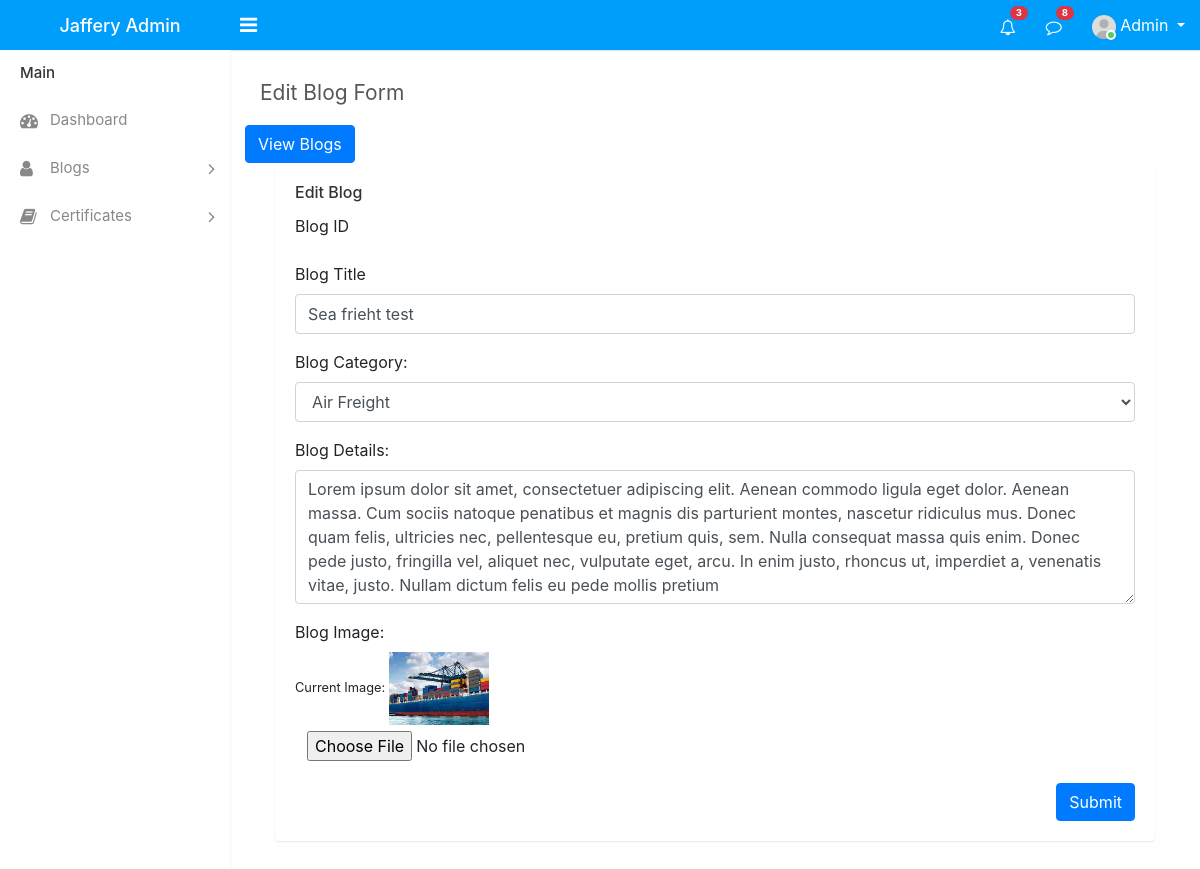
The app's page /admin/edit-blog.php?id=23 (signed in) with its own data.
### tables this page shows
CREATE TABLE `blogs` (
  `id` int(6) UNSIGNED NOT NULL,
  `category` varchar(50) NOT NULL,
  `title` varchar(255) NOT NULL,
  `description` text NOT NULL,
  `image` varchar(255) NOT NULL,
  `reg_date` timestamp NOT NULL DEFAULT current_timestamp() ON UPDATE current_timestamp()
);

### admin/edit-blog.php (the view, shortened to what this page needs)
<?php
$servername = "localhost:3307";
$username = "root";
$password = "123456";
$dbname = "admin_panel";
$conn = new mysqli($servername, $username, $password, $dbname);
if (isset($_GET['id'])) {
    $id = $_GET['id'];
    $sql = "SELECT * FROM blogs WHERE id=$id";
    $result = $conn->query($sql);
    $row = $result->fetch_assoc();
}
?>
<!DOCTYPE html>
<html lang="en">
<head>
    <link rel="stylesheet" type="text/css" href="assets-2/css/bootstrap.min.css">
    <link rel="stylesheet" type="text/css" href="assets-2/css/font-awesome.min.css">
    <link rel="stylesheet" type="text/css" href="assets-2/css/fullcalendar.min.css">
    <link rel="stylesheet" type="text/css" href="assets-2/css/dataTables.bootstrap4.min.css">
    <link rel="stylesheet" type="text/css" href="assets-2/css/select2.min.css">
    <link rel="stylesheet" type="text/css" href="assets-2/css/style.css">
    <link rel="stylesheet" href="https://maxcdn.bootstrapcdn.com/bootstrap/4.5.2/css/bootstrap.min.css">
</head>
<body>
    <div class="main-wrapper">
        <div class="header">
			<div class="header-left">
				<a href="index.php" class="logo">
					<span>Jaffery Admin</span>
				</a>
			</div>
			<a id="toggle_btn" href="javascript:void(0);"><i class="fa fa-bars"></i></a>
            <ul class="nav user-menu float-right">
                <li class="nav-item dropdown d-none d-sm-block">
                    <a href="#" class="dropdown-toggle nav-link" data-toggle="dropdown"><i class="fa fa-bell-o"></i> <span class="badge badge-pill bg-danger float-right">3</span></a>
                </li>
                <li class="nav-item dropdown d-none d-sm-block">
                    <a href="javascript:void(0);" id="open_msg_box" class="hasnotifications nav-link"><i class="fa fa-comment-o"></i> <span class="badge badge-pill bg-danger float-right">8</span></a>
                </li>
                <li class="nav-item dropdown has-arrow">
                    <a href="#" class="dropdown-toggle nav-link user-link" data-toggle="dropdown">
                        <span class="user-img"><img class="rounded-circle" src="assets/img/user.jpg" width="40" alt="Admin">
							<span class="status online"></span></span>
                        <span>Admin</span>
                    </a>
                </li>
            </ul>
        </div>
        <div class="sidebar" id="sidebar">
            <div class="sidebar-inner slimscroll">
                <div id="sidebar-menu" class="sidebar-menu">
                    <ul>
                        <li class="menu-title">Main</li>
                        <li>
                            <a href="index-2.html"><i class="fa fa-dashboard"></i> <span>Dashboard</span></a>
                        </li>
						<li class="submenu">
							<a href="#"><i class="fa fa-user"></i> <span> Blogs</span> <span class="menu-arrow"></span></a>
						</li>
						<li class="submenu">
							<a href="#"><i class="fa fa-book"></i> <span> Certificates</span> <span class="menu-arrow"></span></a>
						</li>
                    </ul>
                </div>
            </div>
        </div>
        <div class="page-wrapper">
            <div class="content">
                <div class="row">
                    <div class="col-sm-12">
                        <h4 class="page-title">Edit Blog Form</h4>
                    </div>
                    <div class="text-right">
                        <button type="submit" class="btn btn-primary">View Blogs</button>
                    </div>
                </div>
            <div class="col-md-12">
                        <div class="card-box">
                            <h4 class="card-title">Edit Blog</h4>
                            <form action="edit-blog.php" method="POST" enctype="multipart/form-data">
                                <div class="form-group">
                                    <label>Blog ID</label>
                                </div>
                                <div class="form-group">
                                    <label>Blog Title</label>
                                    <input type="text" id="title" name="title" class="form-control" value="<?php echo $row['title']; ?>">
                                </div>
                                <div class="form-group">
                                    <label for="category">Blog Category:</label><br>
                                    <select id="category" name="category" class="form-control" required>
                                        <option value="Air Freight">Air Freight</option>
                                    </select>
                                </div>
                                <div class="form-group">
                                    <label for="description">Blog Details:</label>
                                    <textarea class="form-control" id="description" name="description" rows="5" required><?php echo $row['description']; ?></textarea>
                                </div>
                                <div class="form-group">
                                    <label for="image">Blog Image:</label>
                                    <br>
                                    <small>Current Image: <img src="uploads/<?php echo $row['image']; ?>" alt="<?php echo $row['title']; ?>" width="100"></small><br>
                                    <input type="file" id="image" name="image" accept="image/*">
                                </div>
                                <div class="text-right">
                                    <button type="submit" class="btn btn-primary">Submit</button>
                                </div>
                            </form>
                        </div>
                    </div>
            </div>
        </div>
    </div>
</body>
</html>

### records on screen
blogs: title "Sea frieht test", description "Lorem ipsum dolor sit amet, consectetuer adipiscing elit. Aenean commodo ligula eget dolor. Aenean massa. Cum sociis natoque penatibus et magnis dis parturient montes, nascetur ridiculus mus. Donec quam felis, ultricies nec, pellentesque eu, pretium quis, sem. Nulla consequat massa quis enim. Donec pede justo, fringilla vel, aliquet nec, vulputate eget, arcu. In enim justo, rhoncus ut, imperdiet a, venenatis vitae, justo. Nullam dictum felis eu pede mollis pretium", image (picture)
